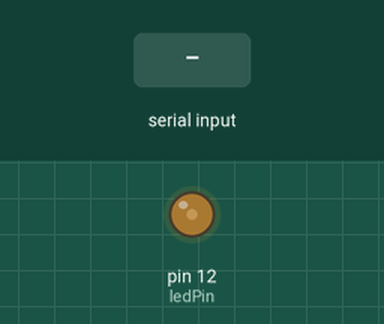
Recording of a sketch running on a simulated Arduino Uno, built with avr-gcc and run on an emulated ATmega328P. Parts: output pins drawn as LEDs (lit = HIGH). The test bench sets the inputs (shaded band).

Above: at 1.2 s.
1.3 s: "90\n" received over Serial
At 1.53 s:
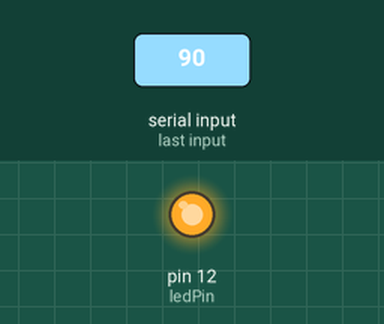
At 1.98 s:
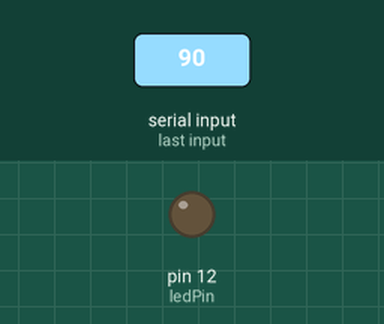
4.3 s: "90,45\n" received over Serial
At 5.1 s:
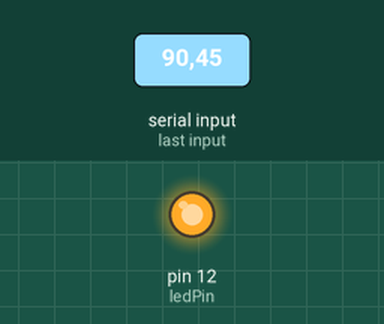
Timing chart, 0 to 7.3 s (numbered marks = the images above; inputs shaded):
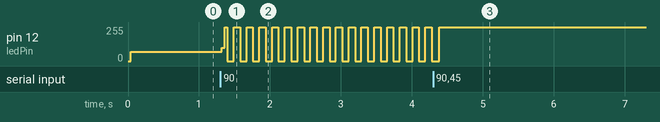

Measured:
- after the input at 1.3 s, pin 12 (ledPin): 70/255 → 101/255 at once, then moves between 0/255 and 255/255, repeating every 0.18 s
- after the input at 4.3 s, pin 12 (ledPin): goes on until 4.4 s, then stays 255/255

The sketch:

sketch_mar21a.ino
```cpp
const int ledPin=12;
int blinkRate=0;

void setup(){

  Serial.begin(9600);//init serial port
  pinMode(ledPin,OUTPUT);//set ledPin by OUTPUT
}

int ck=0;

void loop(){

  int tmp=0;

  while(Serial.available()){

   delay(3);
   char ch=Serial.read();

   if(isDigit(ch)){

     tmp=tmp*10+(ch-'0');
      //blinkRate=blinkRate*100;
      ck=tmp;
   }
  }
  blink();
}

//blink the led according to the blinkRate
void blink(){

  digitalWrite(ledPin,HIGH);//led on
  delay(ck);  //wait for blinkRate time
  digitalWrite(ledPin,LOW);//led off
  delay(ck);
}
```
